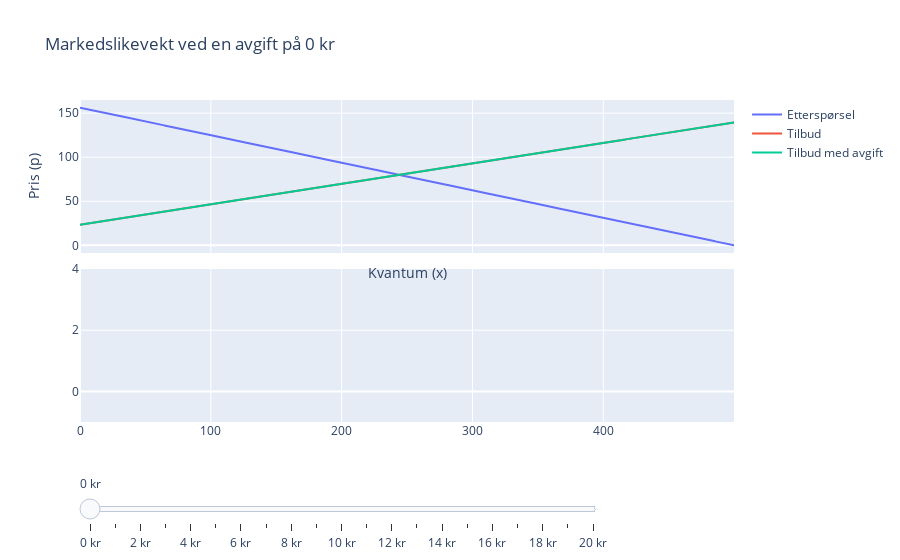

Write notebook code for a chart like this one.
### Code cell
fig = make_subplots(rows=2, cols=1, shared_xaxes=True, vertical_spacing=0.05)
x_num = np.arange(0, 500, 0.1)

avgiften_range = np.arange(0, 21, 1)

slider = dict(
    len=0.8,
    pad=dict(t=50),
    steps=[dict(            label=f"{i} kr",            method="update",            args=[{"visible": [True if k == i else False for k in range(len(avgiften_range))]},
                  {"title": f"Markedslikevekt ved en avgift på {i} kr"}]
        ) for i in avgiften_range],
    active=0,
)

def demand(p):
    return (500-p)/3.2

def supply(p, t):
    return ((100+p)/4.3) + t

def equilibrium(t):
    p = sp.symbols('p', real=True)
    eq = sp.Eq(demand(p), supply(p, t))
    return float(sp.solve(eq, p)[0])

demand_trace = go.Scatter(x=x_num, y=demand(x_num), name="Etterspørsel")
supply_trace = go.Scatter(x=x_num, y=supply(x_num, 0), name="Tilbud")
supply_avgift_trace = go.Scatter(x=x_num, y=supply(x_num, avgiften_range[0]), name="Tilbud med avgift")

consumer_surplus_trace = go.Scatter(x=[], y=[], fill="tozeroy", fillcolor="green", name="Konsumentoverskudd")
producer_surplus_trace = go.Scatter(x=[], y=[], fill="tozeroy", fillcolor="red", name="Produsentoverskudd")
deadweight_loss_trace = go.Scatter(x=[], y=[], fill="tozeroy", fillcolor="black", name="Dødvektstap")
revenue_trace = go.Scatter(x=[], y=[], fill="tozeroy", fillcolor="blue", name="Avgiftsproveny")

fig.add_traces([demand_trace, supply_trace, supply_avgift_trace], rows=[1,1,1], cols=[1,1,1])
fig.add_traces([consumer_surplus_trace, producer_surplus_trace, deadweight_loss_trace, revenue_trace], rows=[2,2,2,2], cols=[1,1,1,1])

fig.update_layout(
    title="Markedslikevekt ved en avgift på 0 kr",
    xaxis_title="Kvantum (x)",
    yaxis_title="Pris (p)",
    xaxis=dict(range=[160, 260]))

fig.update_layout(sliders=[slider], updatemenus=[dict(type="buttons", showactive=False)])

### Figure 1 — Plotly figure (JSON) as saved in the notebook; plotly's stock layout.template omitted (floating-point values rounded to 4 significant figures; data arrays with more than 128 entries replaced by an {"elided": "..."} marker saying what was removed)
{"data": [{"name": "Etterspørsel", "type": "scatter", "x": {"elided": "5000 float values"}, "xaxis": "x", "y": {"elided": "5000 float values"}, "yaxis": "y"}, {"name": "Tilbud", "type": "scatter", "x": {"elided": "5000 float values"}, "xaxis": "x", "y": {"elided": "5000 float values"}, "yaxis": "y"}, {"name": "Tilbud med avgift", "type": "scatter", "x": {"elided": "5000 float values"}, "xaxis": "x", "y": {"elided": "5000 float values"}, "yaxis": "y"}, {"fill": "tozeroy", "fillcolor": "green", "name": "Konsumentoverskudd", "type": "scatter", "x": [], "xaxis": "x2", "y": [], "yaxis": "y2"}, {"fill": "tozeroy", "fillcolor": "red", "name": "Produsentoverskudd", "type": "scatter", "x": [], "xaxis": "x2", "y": [], "yaxis": "y2"}, {"fill": "tozeroy", "fillcolor": "black", "name": "Dødvektstap", "type": "scatter", "x": [], "xaxis": "x2", "y": [], "yaxis": "y2"}, {"fill": "tozeroy", "fillcolor": "blue", "name": "Avgiftsproveny", "type": "scatter", "x": [], "xaxis": "x2", "y": [], "yaxis": "y2"}], "layout": {"sliders": [{"active": 0, "len": 0.8, "pad": {"t": 50}, "steps": [{"args": [{"visible": [true, false, false, false, false, false, false, false, false, false, false, false, false, false, false, false, false, false, false, false, false]}, {"title": "Markedslikevekt ved en avgift på 0 kr"}], "label": "0 kr", "method": "update"}, {"args": [{"visible": [false, true, false, false, false, false, false, false, false, false, false, false, false, false, false, false, false, false, false, false, false]}, {"title": "Markedslikevekt ved en avgift på 1 kr"}], "label": "1 kr", "method": "update"}, {"args": [{"visible": [false, false, true, false, false, false, false, false, false, false, false, false, false, false, false, false, false, false, false, false, false]}, {"title": "Markedslikevekt ved en avgift på 2 kr"}], "label": "2 kr", "method": "update"}, {"args": [{"visible": [false, false, false, true, false, false, false, false, false, false, false, false, false, false, false, false, false, false, false, false, false]}, {"title": "Markedslikevekt ved en avgift på 3 kr"}], "label": "3 kr", "method": "update"}, {"args": [{"visible": [false, false, false, false, true, false, false, false, false, false, false, false, false, false, false, false, false, false, false, false, false]}, {"title": "Markedslikevekt ved en avgift på 4 kr"}], "label": "4 kr", "method": "update"}, {"args": [{"visible": [false, false, false, false, false, true, false, false, false, false, false, false, false, false, false, false, false, false, false, false, false]}, {"title": "Markedslikevekt ved en avgift på 5 kr"}], "label": "5 kr", "method": "update"}, {"args": [{"visible": [false, false, false, false, false, false, true, false, false, false, false, false, false, false, false, false, false, false, false, false, false]}, {"title": "Markedslikevekt ved en avgift på 6 kr"}], "label": "6 kr", "method": "update"}, {"args": [{"visible": [false, false, false, false, false, false, false, true, false, false, false, false, false, false, false, false, false, false, false, false, false]}, {"title": "Markedslikevekt ved en avgift på 7 kr"}], "label": "7 kr", "method": "update"}, {"args": [{"visible": [false, false, false, false, false, false, false, false, true, false, false, false, false, false, false, false, false, false, false, false, false]}, {"title": "Markedslikevekt ved en avgift på 8 kr"}], "label": "8 kr", "method": "update"}, {"args": [{"visible": [false, false, false, false, false, false, false, false, false, true, false, false, false, false, false, false, false, false, false, false, false]}, {"title": "Markedslikevekt ved en avgift på 9 kr"}], "label": "9 kr", "method": "update"}, {"args": [{"visible": [false, false, false, false, false, false, false, false, false, false, true, false, false, false, false, false, false, false, false, false, false]}, {"title": "Markedslikevekt ved en avgift på 10 kr"}], "label": "10 kr", "method": "update"}, {"args": [{"visible": [false, false, false, false, false, false, false, false, false, false, false, true, false, false, false, false, false, false, false, false, false]}, {"title": "Markedslikevekt ved en avgift på 11 kr"}], "label": "11 kr", "method": "update"}, {"args": [{"visible": [false, false, false, false, false, false, false, false, false, false, false, false, true, false, false, false, false, false, false, false, false]}, {"title": "Markedslikevekt ved en avgift på 12 kr"}], "label": "12 kr", "method": "update"}, {"args": [{"visible": [false, false, false, false, false, false, false, false, false, false, false, false, false, true, false, false, false, false, false, false, false]}, {"title": "Markedslikevekt ved en avgift på 13 kr"}], "label": "13 kr", "method": "update"}, {"args": [{"visible": [false, false, false, false, false, false, false, false, false, false, false, false, false, false, true, false, false, false, false, false, false]}, {"title": "Markedslikevekt ved en avgift på 14 kr"}], "label": "14 kr", "method": "update"}, {"args": [{"visible": [false, false, false, false, false, false, false, false, false, false, false, false, false, false, false, true, false, false, false, false, false]}, {"title": "Markedslikevekt ved en avgift på 15 kr"}], "label": "15 kr", "method": "update"}, {"args": [{"visible": [false, false, false, false, false, false, false, false, false, false, false, false, false, false, false, false, true, false, false, false, false]}, {"title": "Markedslikevekt ved en avgift på 16 kr"}], "label": "16 kr", "method": "update"}, {"args": [{"visible": [false, false, false, false, false, false, false, false, false, false, false, false, false, false, false, false, false, true, false, false, false]}, {"title": "Markedslikevekt ved en avgift på 17 kr"}], "label": "17 kr", "method": "update"}, {"args": [{"visible": [false, false, false, false, false, false, false, false, false, false, false, false, false, false, false, false, false, false, true, false, false]}, {"title": "Markedslikevekt ved en avgift på 18 kr"}], "label": "18 kr", "method": "update"}, {"args": [{"visible": [false, false, false, false, false, false, false, false, false, false, false, false, false, false, false, false, false, false, false, true, false]}, {"title": "Markedslikevekt ved en avgift på 19 kr"}], "label": "19 kr", "method": "update"}, {"args": [{"visible": [false, false, false, false, false, false, false, false, false, false, false, false, false, false, false, false, false, false, false, false, true]}, {"title": "Markedslikevekt ved en avgift på 20 kr"}], "label": "20 kr", "method": "update"}]}], "title": {"text": "Markedslikevekt ved en avgift på 0 kr"}, "updatemenus": [{"showactive": false, "type": "buttons"}], "xaxis": {"anchor": "y", "domain": [0, 1], "matches": "x2", "range": [160, 260], "showticklabels": false, "title": {"text": "Kvantum (x)"}}, "xaxis2": {"anchor": "y2", "domain": [0, 1]}, "yaxis": {"anchor": "x", "domain": [0.525, 1], "title": {"text": "Pris (p)"}}, "yaxis2": {"anchor": "x2", "domain": [0, 0.475]}}}
